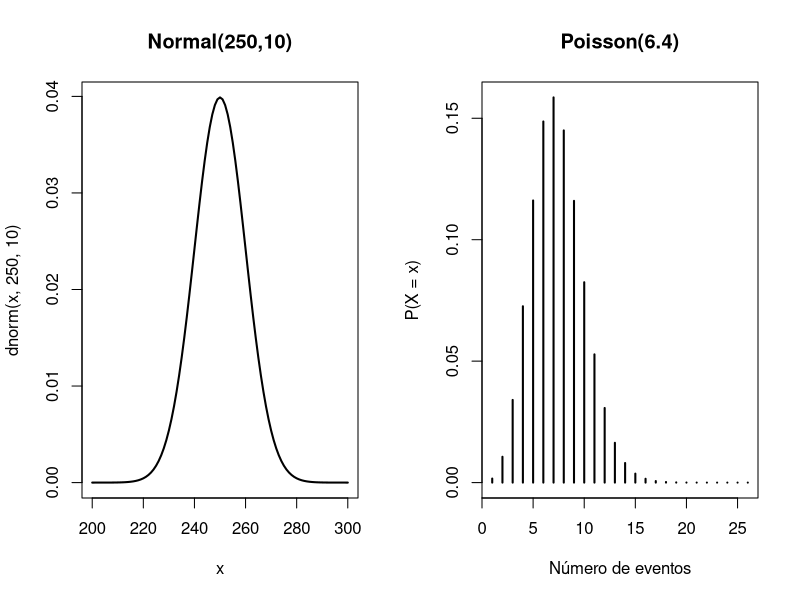
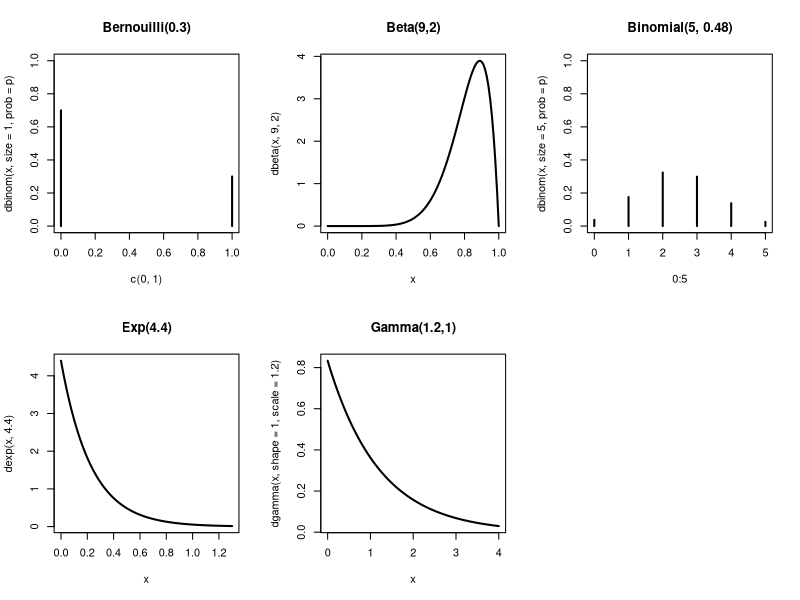
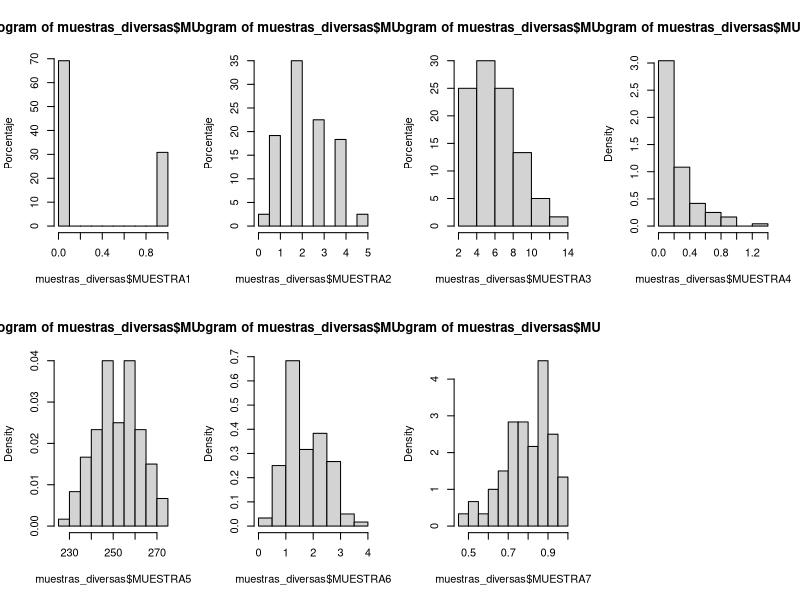
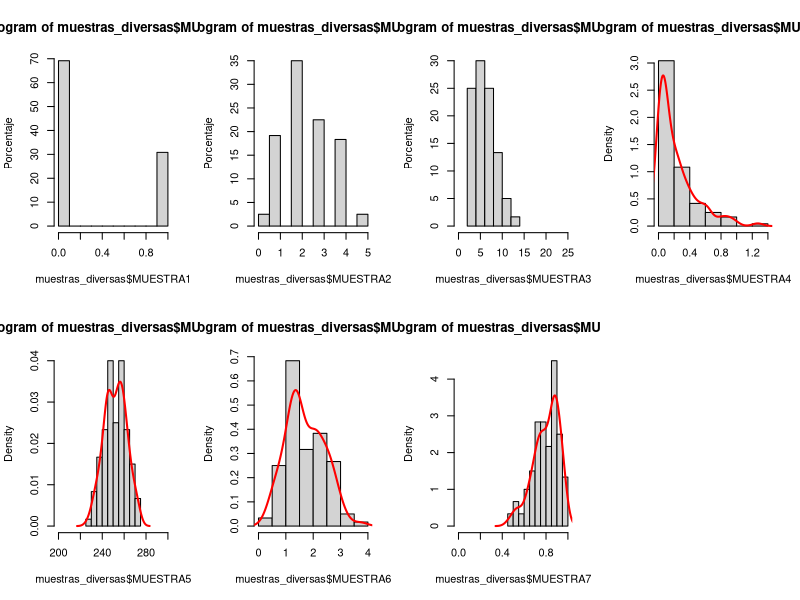
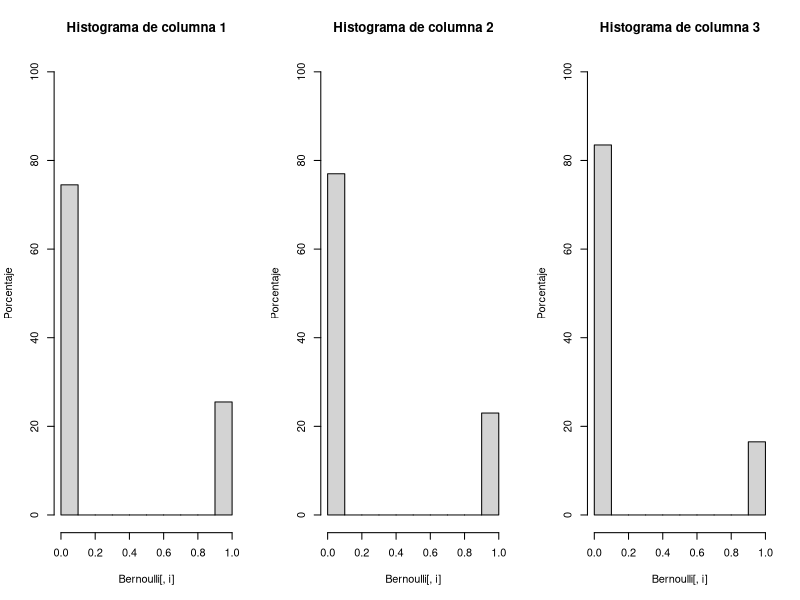
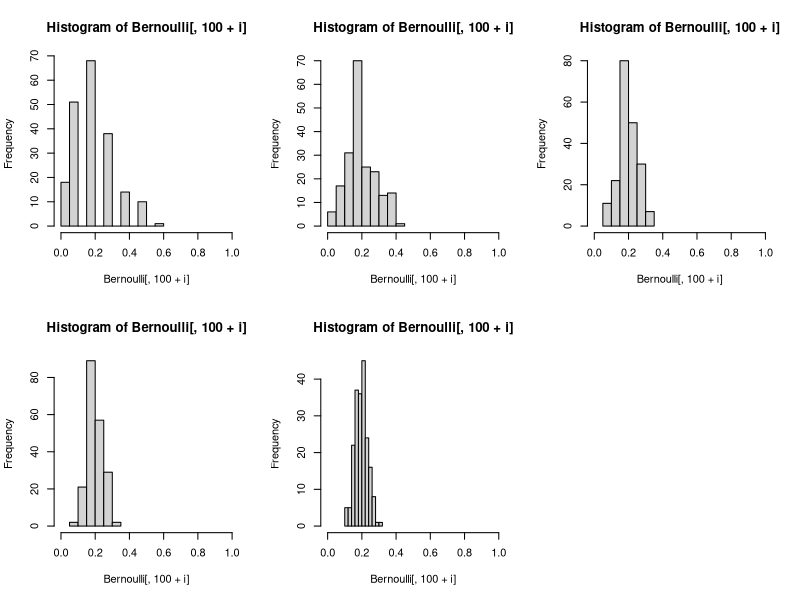
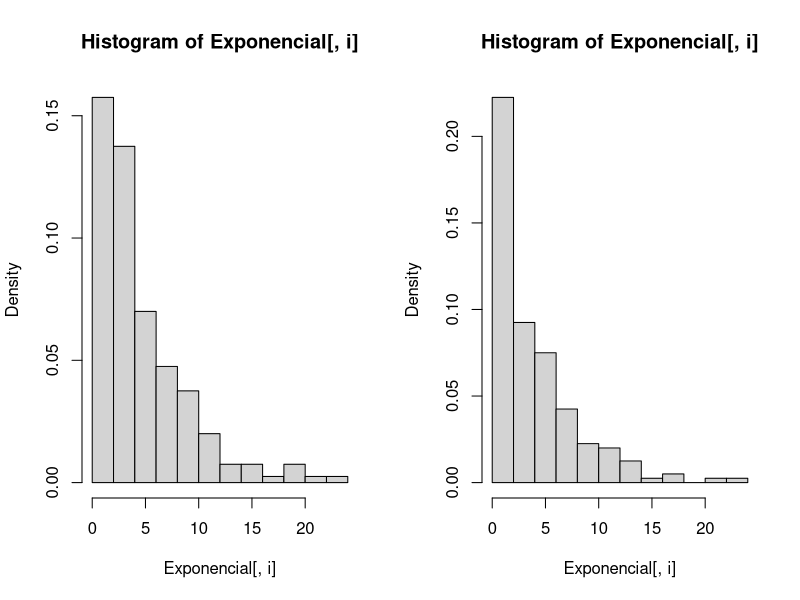
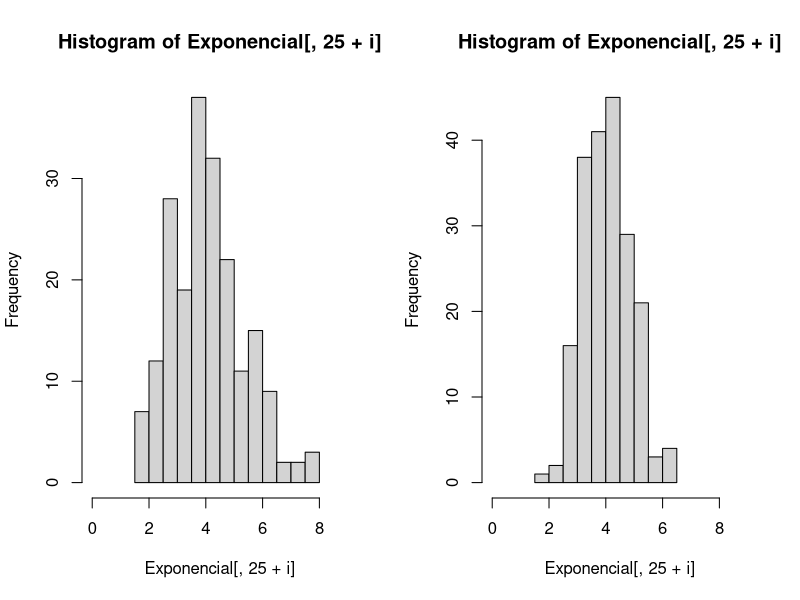

Recreate these plots in R, in order.
## ---- chunk 1
knitr::opts_chunk$set(echo = TRUE)
## ---- chunk 2
muestras_diversas<- read.csv(file="./data/muestras_diversas_simuladas.txt", header=T,
sep = ";", dec = ",", fileEncoding = "WINDOWS-1252")
## ---- chunk 3
sapply(muestras_diversas, FUN=summary)
## ---- chunk 4
par(mfrow=c(1,2))
curve(dnorm(x,250,10), 200, 300, lwd = 2, main = "Normal(250,10)")
# Poisson
x <- 0:25
#-----------
# lambda: 6.4
#-----------
lambda <- 6.4
plot(dpois(x, lambda), type = "h", lwd = 2,
     main = "Poisson(6.4)",
     ylab = "P(X = x)", xlab = "Número de eventos")
par(mfrow=c(1,1))

par(mfrow=c(2,3))

# Bernouilli
x<-0:1
p<-0.3
plot(dbinom(x, size=1, prob=p),type="h", ylim=c(0,1), x=c(0,1),lwd=2, main="Bernouilli(0.3)")

# Beta
curve(dbeta(x,9,2), lwd = 2, main = "Beta(9,2)")

# Binomial
x<-0:5
p<-0.48
plot(dbinom(x, size=5, prob=p),type="h", ylim=c(0,1), x=0:5,lwd=2, main="Binomial(5, 0.48)")

# Exponencial
curve(dexp(x,4.4), 0,1.3,lwd = 2, main = "Exp(4.4)")

# Gamma
curve(dgamma(x,shape=1, scale=1.2),0,4,lwd = 2, main = "Gamma(1.2,1)")
## ---- chunk 5
par(mfrow=c(2,4))

hist_info1 <- hist(muestras_diversas$MUESTRA1, plot = FALSE)# Store output of hist function
hist_info1$density<- hist_info1$counts/sum(hist_info1$counts)*100    # Compute density values 
plot(hist_info1, freq = FALSE, ylab="Porcentaje")# Plot histogram with percentages

hist_info2 <- hist(muestras_diversas$MUESTRA2, plot = FALSE)# Store output of hist function
hist_info2$density<- hist_info2$counts/sum(hist_info2$counts)*100    # Compute density values 
plot(hist_info2, freq = FALSE,ylab="Porcentaje") 

hist_info3 <- hist(muestras_diversas$MUESTRA3, plot = FALSE)# Store output of hist function
hist_info3$density<- hist_info3$counts/sum(hist_info3$counts)*100    # Compute density values 
plot(hist_info3, freq = FALSE,ylab="Porcentaje") 

hist(x=muestras_diversas$MUESTRA4, freq=FALSE)


hist(x=muestras_diversas$MUESTRA5,freq=FALSE)


hist(x=muestras_diversas$MUESTRA6,freq=FALSE)


hist(x=muestras_diversas$MUESTRA7,freq=FALSE)

par(mfrow=c(1,1))
## ---- chunk 6
par(mfrow=c(2,4))

hist_info1 <- hist(muestras_diversas$MUESTRA1, plot = FALSE)# Store output of hist function
hist_info1$density<- hist_info1$counts/sum(hist_info1$counts)*100    # Compute density values 
plot(hist_info1, freq = FALSE, ylab="Porcentaje")# Plot histogram with percentages

hist_info2 <- hist(muestras_diversas$MUESTRA2, plot = FALSE)# Store output of hist function
hist_info2$density<- hist_info2$counts/sum(hist_info2$counts)*100    # Compute density values 
plot(hist_info2, freq = FALSE,ylab="Porcentaje") 

hist_info3 <- hist(muestras_diversas$MUESTRA3, plot = FALSE)# Store output of hist function
hist_info3$density<- hist_info3$counts/sum(hist_info3$counts)*100    # Compute density values 
plot(hist_info3, freq = FALSE,ylab="Porcentaje", xlim=c(0,25)) 

hist(x=muestras_diversas$MUESTRA4, freq=FALSE)
lines(density(muestras_diversas$MUESTRA4),lwd=2, col="red")
hist(x=muestras_diversas$MUESTRA5,freq=FALSE,xlim=c(200, 300))
lines(density(muestras_diversas$MUESTRA5),lwd=2, col="red")
hist(x=muestras_diversas$MUESTRA6,freq=FALSE)
lines(density(muestras_diversas$MUESTRA6),lwd=2, col="red")
hist(x=muestras_diversas$MUESTRA7,freq=FALSE, xlim=c(0,1))
lines(density(muestras_diversas$MUESTRA7),lwd=2, col="red")
par(mfrow=c(1,1))
## ---- chunk 7
Bernoulli<- read.csv("./data/cien_muestras_bernoulli.txt", sep=";")
## ---- chunk 8
par(mfrow=c(1,3))
m<-numeric(3)
sd<-numeric(3)
for (i in 1:3){
  hist_info <- hist(Bernoulli[,i], plot = FALSE)# Store output of hist function
  hist_info$density<- hist_info$counts/sum(hist_info$counts)*100    # Compute density values 
  plot(hist_info, freq = FALSE, ylab="Porcentaje", ylim=c(0,100), main=paste("Histograma de columna", i))
  
  m[i]<-mean(Bernoulli[,i])
  sd[i]<-sd(Bernoulli[,i])
}
par(mfrow=c(1,1))

m
sd
## ---- chunk 9
media_global<-mean(as.matrix(Bernoulli))
desv_global<-sd(as.matrix(Bernoulli))
for( i in 1:200 ) { Bernoulli$Media_n10[i] = sum( Bernoulli[i,1:10] )/10 }

## ---- chunk 10
for( i in 1:200 ) { Bernoulli$Media_n25[i] = sum( Bernoulli[i,1:25] )/25}
for( i in 1:200 ) { Bernoulli$Media_n50[i] = sum( Bernoulli[i,1:50] )/50 }
for( i in 1:200 ) { Bernoulli$Media_n75[i] = sum( Bernoulli[i,1:75] )/75 }
for( i in 1:200 ) { Bernoulli$Media_n100[i] = sum( Bernoulli[i,1:100] )/100 }
## ---- chunk 11
par(mfrow=c(2,3))
for (i in 1:5){
  hist(Bernoulli[,100+i], xlim=c(0,1))
}
par(mfrow=c(1,1))

## ---- chunk 12
medias<-numeric(5)
desv<-numeric(5)
for (i in 1:5){
  medias[i]<-mean(Bernoulli[,100+i])
  desv[i]<-sd(Bernoulli[,100+i])
}
medias
desv
## ---- chunk 13
desv_teoricas<-numeric(5)
desv_teoricas[1]<-desv_global/sqrt(10)
desv_teoricas[2]<-desv_global/sqrt(25)
desv_teoricas[3]<-desv_global/sqrt(50)
desv_teoricas[4]<-desv_global/sqrt(75)
desv_teoricas[5]<-desv_global/sqrt(100)

media_global
desv_teoricas
## ---- chunk 14
Exponencial<- read.csv("./data/25_muestras_exponencial.txt", sep=";", dec=",")
media_global<-mean(as.matrix(Exponencial))
desv_global<-sd(as.matrix(Exponencial))
## ---- chunk 15
par(mfrow=c(1,2))
m<-numeric(2)
sd<-numeric(2)
for (i in 1:2){
  hist(Exponencial[,i], plot = TRUE, freq=FALSE)# Store output of hist function
  m[i]<-mean(Exponencial[,i])
  sd[i]<-sd(Exponencial[,i])
}
par(mfrow=c(1,1))

m
sd
## ---- chunk 16
for( i in 1:200 ) { Exponencial$Media_n10[i] = sum(Exponencial[i,1:10] )/10}
for( i in 1:200 ) { Exponencial$Media_n25[i] = sum( Exponencial[i,1:25] )/25}
## ---- chunk 17
par(mfrow=c(1,2))
for (i in 1:2){
  hist(Exponencial[,25+i], xlim=c(0,9))
}
par(mfrow=c(1,1))

## ---- chunk 18
medias<-numeric(2)
medias[1]<-mean(Exponencial[,26])
medias[2]<-mean(Exponencial[,27])

desv<-numeric(2)
desv[1]<-sd(Exponencial[,26])
desv[2]<-sd(Exponencial[,27])

desv_teoricas<-numeric(2)
desv_teoricas[1]<-desv_global/sqrt(10)
desv_teoricas[2]<-desv_global/sqrt(25)

medias
media_global

desv
desv_teoricas
